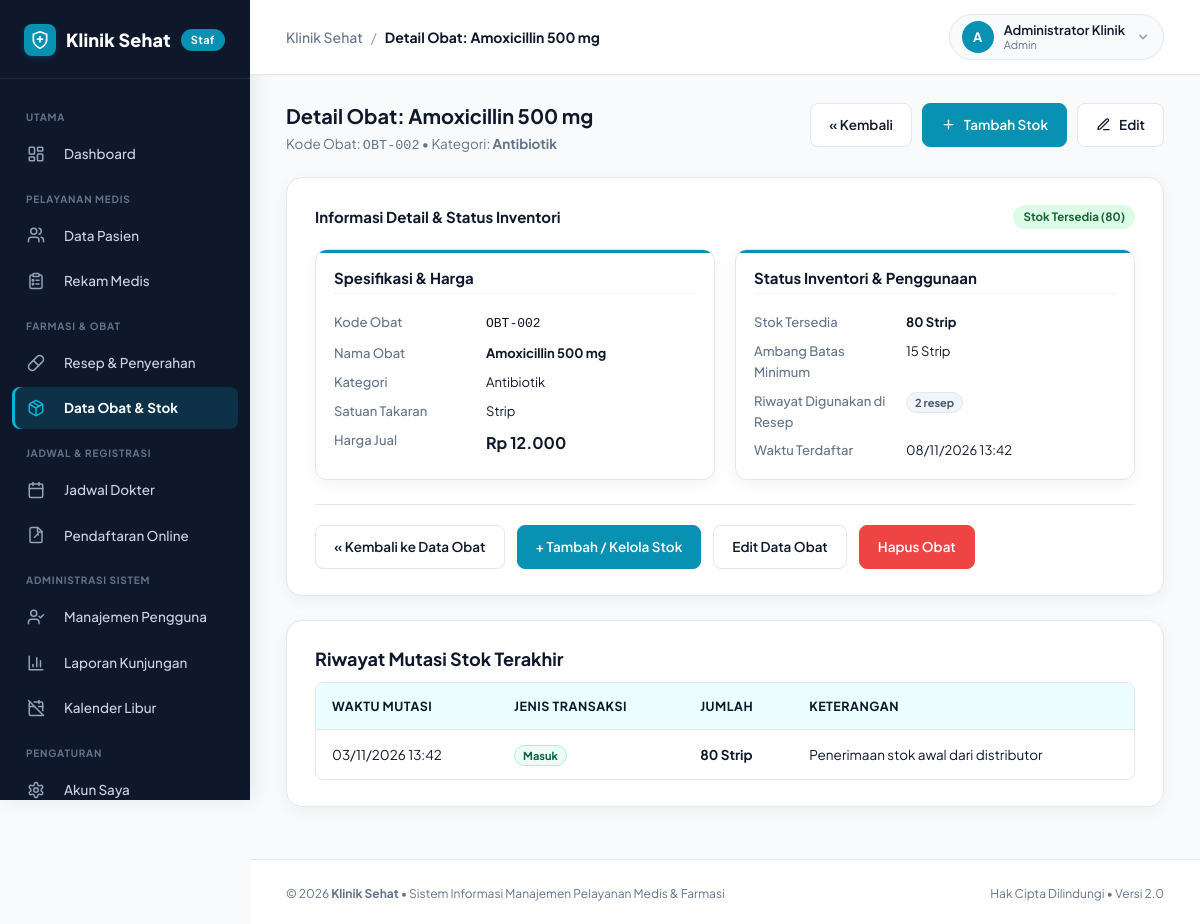
Screenshot of /index.php?url=obat/show/2 (signed in) with the database file from the repository.
### tables this page shows
CREATE TABLE users (
    id_user INT AUTO_INCREMENT PRIMARY KEY,
    nama VARCHAR(100) NOT NULL,
    username VARCHAR(50) NOT NULL UNIQUE,
    password VARCHAR(255) NOT NULL,
    role ENUM('admin', 'resepsionis', 'dokter', 'apoteker') NOT NULL DEFAULT 'admin',
    is_active TINYINT(1) NOT NULL DEFAULT 1,
    aktif_mulai DATE NOT NULL,
    aktif_sampai DATE NOT NULL,
    created_at TIMESTAMP DEFAULT CURRENT_TIMESTAMP
);

CREATE TABLE obat (
    id_obat INT AUTO_INCREMENT PRIMARY KEY,
    kode_obat VARCHAR(30) NOT NULL UNIQUE,
    nama_obat VARCHAR(100) NOT NULL,
    kategori VARCHAR(100),
    satuan VARCHAR(30) NOT NULL,
    harga DECIMAL(12,2) NOT NULL DEFAULT 0,
    stok INT NOT NULL DEFAULT 0,
    stok_minimum INT NOT NULL DEFAULT 10,
    created_at TIMESTAMP DEFAULT CURRENT_TIMESTAMP
);

CREATE TABLE transaksi_stok (
    id_transaksi INT AUTO_INCREMENT PRIMARY KEY,
    id_obat INT NOT NULL,
    jenis ENUM('Masuk', 'Keluar', 'Penyesuaian') NOT NULL,
    jumlah INT NOT NULL,
    keterangan VARCHAR(255),
    tanggal_transaksi TIMESTAMP DEFAULT CURRENT_TIMESTAMP,
    FOREIGN KEY (id_obat)
        REFERENCES obat(id_obat)
);

### views/obat/show.php (the view, shortened to what the rows shown need)
<?php require __DIR__ . '/../layouts/header.php'; ?>
<div class="page-header">
    <div class="page-header-text">
        <h2>Detail Obat: <?= e($item['nama_obat']) ?></h2>
        <p class="muted">Kode Obat: <code><?= e($item['kode_obat']) ?></code> &bull; Kategori: <strong><?= e($item['kategori'] ?: 'Umum') ?></strong></p>
    </div>
    <div class="page-header-actions">
        <a class="btn" href="<?= route('obat') ?>">&laquo; Kembali</a>
        <?php if (has_role('admin', 'apoteker')): ?>
            <a class="btn btn-primary" href="<?= route('obat/stok/' . (int) $item['id_obat']) ?>">
                <?= icon('plus', '', 15) ?> Tambah Stok
            </a>
            <a class="btn" href="<?= route('obat/edit/' . (int) $item['id_obat']) ?>">
                <?= icon('edit-3', '', 15) ?> Edit
            </a>
        <?php endif; ?>
    </div>
</div>
<div class="panel">
    <div class="toolbar" style="margin-bottom: 20px;">
        <div>
            <h3 style="margin: 0;">Informasi Detail &amp; Status Inventori</h3>
        </div>
        <div>
            <?php
            $stok = (int) $item['stok'];
            $min = (int) $item['stok_minimum'];
            if ($stok <= 0) {
                $statusBadge = '<span class="status status-batal">Stok Habis (0)</span>';
            } elseif ($stok <= $min) {
                $statusBadge = '<span class="status status-menunggu">Stok Menipis (' . $stok . ')</span>';
            } else {
                $statusBadge = '<span class="status status-selesai">Stok Tersedia (' . $stok . ')</span>';
            }
            echo $statusBadge;
            ?>
        </div>
    </div>
    <div class="info-grid-2col">
        <div class="card detail-card">
            <h3 class="card-section-title">Spesifikasi &amp; Harga</h3>
            <dl class="detail-list">
                <dt>Kode Obat</dt>
                <dd><code><?= e($item['kode_obat']) ?></code></dd>
                <dt>Nama Obat</dt>
                <dd><strong><?= e($item['nama_obat']) ?></strong></dd>
                <dt>Kategori</dt>
                <dd><?= e($item['kategori'] ?: '-') ?></dd>
                <dt>Satuan Takaran</dt>
                <dd><?= e($item['satuan']) ?></dd>
                <dt>Harga Jual</dt>
                <dd><strong style="color: var(--primary); font-size: 16px;"><?= rupiah($item['harga']) ?></strong></dd>
            </dl>
        </div>
        <div class="card detail-card">
            <h3 class="card-section-title">Status Inventori &amp; Penggunaan</h3>
            <dl class="detail-list">
                <dt>Stok Tersedia</dt>
                <dd><strong><?= (int) $item['stok'] ?> <?= e($item['satuan']) ?></strong></dd>
                <dt>Ambang Batas Minimum</dt>
                <dd><?= (int) $item['stok_minimum'] ?> <?= e($item['satuan']) ?></dd>
                <dt>Riwayat Digunakan di Resep</dt>
                <dd><span class="badge badge-light"><?= (int) $jumlahResep ?> resep</span></dd>
                <dt>Waktu Terdaftar</dt>
                <dd><?= e(date('d/m/Y H:i', strtotime($item['created_at'] ?? 'now'))) ?></dd>
            </dl>
        </div>
    </div>
    <div class="form-actions" style="margin-top: 24px;">
        <a class="btn" href="<?= route('obat') ?>">&laquo; Kembali ke Data Obat</a>
        <?php if (has_role('admin', 'apoteker')): ?>
            <a class="btn btn-primary" href="<?= route('obat/stok/' . (int) $item['id_obat']) ?>">+ Tambah / Kelola Stok</a>
            <a class="btn" href="<?= route('obat/edit/' . (int) $item['id_obat']) ?>">Edit Data Obat</a>
        <?php endif; ?>
        <?php if (has_role('admin')): ?>
            <form method="post" action="<?= route('obat/delete/' . (int) $item['id_obat']) ?>" class="inline"
                  data-confirm="Hapus obat '<?= e($item['nama_obat']) ?>'? Tindakan ini tidak dapat dibatalkan jika obat belum pernah dipakai di resep.">
                <button type="submit" class="btn btn-danger">Hapus Obat</button>
            </form>
        <?php endif; ?>
    </div>
</div>
<div class="panel">
    <h2>Riwayat Mutasi Stok Terakhir</h2>
    <div class="table-wrap">
        <table>
            <thead>
                <tr>
                    <th>Waktu Mutasi</th>
                    <th>Jenis Transaksi</th>
                    <th>Jumlah</th>
                    <th>Keterangan</th>
                </tr>
            </thead>
            <tbody>
            <?php foreach ($riwayat as $t): ?>
                <tr>
                    <td><?= e(date('d/m/Y H:i', strtotime($t['tanggal_transaksi']))) ?></td>
                    <td>
                        <span class="badge <?= $t['jenis'] === 'Masuk' ? 'badge-success' : ($t['jenis'] === 'Keluar' ? 'badge-danger' : 'badge-light') ?>">
                            <?= e($t['jenis']) ?>
                        </span>
                    </td>
                    <td><strong><?= (int) $t['jumlah'] ?> <?= e($item['satuan']) ?></strong></td>
                    <td><?= e($t['keterangan'] ?: '-') ?></td>
                </tr>
            <?php endforeach; ?>
            </tbody>
        </table>
    </div>
</div>
<?php require __DIR__ . '/../layouts/footer.php'; ?>

### views/layouts/header.php (shortened to what the rows shown need)
<?php
$user = current_user();
$rawUrl = trim($_GET['url'] ?? 'dashboard', '/');
$urlSegments = explode('/', $rawUrl);
$activePage = $urlSegments[0] ?? 'dashboard';
?>
<!DOCTYPE html>
<html lang="id">
<head>
    <link rel="stylesheet" href="<?= asset('css/style.css') ?>">
</head>
<body>
<div class="layout">
    <aside class="sidebar" id="sidebar">
        <div class="brand">
            <a href="<?= route('dashboard') ?>" class="brand-link">
                <span class="brand-badge-icon"><?= icon('shield-plus', '', 20) ?></span>
                <span class="brand-title">Klinik Sehat</span>
                <span class="brand-ribbon">Staf</span>
            </a>
        </div>
        <nav>
            <div class="nav-section-label">UTAMA</div>
            <a href="<?= route('dashboard') ?>" class="<?= $activePage === 'dashboard' ? 'active' : '' ?>" <?= $activePage === 'dashboard' ? 'aria-current="page"' : '' ?>>
                <span class="nav-icon"><?= icon('layout-dashboard') ?></span> Dashboard
            </a>
            <?php if (has_role('admin', 'dokter', 'resepsionis')): ?>
                <div class="nav-section-label">PELAYANAN MEDIS</div>
                <a href="<?= route('pasien') ?>" class="<?= $activePage === 'pasien' ? 'active' : '' ?>" <?= $activePage === 'pasien' ? 'aria-current="page"' : '' ?>>
                    <span class="nav-icon"><?= icon('users') ?></span> Data Pasien
                </a>
            <?php endif; ?>
            <?php if (has_role('admin', 'dokter')): ?>
                <a href="<?= route('rekam_medis') ?>" class="<?= $activePage === 'rekam_medis' ? 'active' : '' ?>" <?= $activePage === 'rekam_medis' ? 'aria-current="page"' : '' ?>>
                    <span class="nav-icon"><?= icon('clipboard-list') ?></span> Rekam Medis
                </a>
            <?php endif; ?>
            <?php if (has_role('admin', 'dokter', 'apoteker')): ?>
                <div class="nav-section-label">FARMASI &amp; OBAT</div>
                <a href="<?= route('resep') ?>" class="<?= $activePage === 'resep' ? 'active' : '' ?>" <?= $activePage === 'resep' ? 'aria-current="page"' : '' ?>>
                    <span class="nav-icon"><?= icon('pill') ?></span> Resep &amp; Penyerahan
                </a>
                <a href="<?= route('obat') ?>" class="<?= $activePage === 'obat' ? 'active' : '' ?>" <?= $activePage === 'obat' ? 'aria-current="page"' : '' ?>>
                    <span class="nav-icon"><?= icon('package') ?></span> Data Obat &amp; Stok
                </a>
            <?php endif; ?>
            <?php if (has_role('admin', 'dokter', 'resepsionis')): ?>
                <div class="nav-section-label">JADWAL &amp; REGISTRASI</div>
                <a href="<?= route('jadwal') ?>" class="<?= $activePage === 'jadwal' ? 'active' : '' ?>" <?= $activePage === 'jadwal' ? 'aria-current="page"' : '' ?>>
                    <span class="nav-icon"><?= icon('calendar') ?></span> Jadwal Dokter
                </a>
            <?php endif; ?>
            <?php if (has_role('admin', 'resepsionis')): ?>
                <a href="<?= route('pendaftaran/verifikasi') ?>" class="<?= $activePage === 'pendaftaran' ? 'active' : '' ?>" <?= $activePage === 'pendaftaran' ? 'aria-current="page"' : '' ?>>
                    <span class="nav-icon"><?= icon('file-signature') ?></span> Pendaftaran Online
                </a>
            <?php endif; ?>
            <?php if (has_role('admin')): ?>
                <div class="nav-section-label">ADMINISTRASI SISTEM</div>
                <a href="<?= route('pengguna') ?>" class="<?= $activePage === 'pengguna' ? 'active' : '' ?>" <?= $activePage === 'pengguna' ? 'aria-current="page"' : '' ?>>
                    <span class="nav-icon"><?= icon('user-check') ?></span> Manajemen Pengguna
                </a>
                <a href="<?= route('laporan') ?>" class="<?= $activePage === 'laporan' ? 'active' : '' ?>" <?= $activePage === 'laporan' ? 'aria-current="page"' : '' ?>>
                    <span class="nav-icon"><?= icon('bar-chart-3') ?></span> Laporan Kunjungan
                </a>
                <a href="<?= route('hari_libur') ?>" class="<?= $activePage === 'hari_libur' ? 'active' : '' ?>" <?= $activePage === 'hari_libur' ? 'aria-current="page"' : '' ?>>
                    <span class="nav-icon"><?= icon('calendar-off') ?></span> Kalender Libur
                </a>
            <?php endif; ?>
            <div class="nav-section-label">PENGATURAN</div>
            <a href="<?= route('akun') ?>" class="<?= $activePage === 'akun' ? 'active' : '' ?>" <?= $activePage === 'akun' ? 'aria-current="page"' : '' ?>>
                <span class="nav-icon"><?= icon('settings') ?></span> Akun Saya
            </a>
        </nav>
    </aside>
    <div class="main-wrapper">
        <header class="top-navbar">
            <div class="top-nav-left">
                <div class="breadcrumb-trail">
                    <span class="breadcrumb-app">Klinik Sehat</span>
                    <span class="breadcrumb-separator">/</span>
                    <span class="breadcrumb-current"><?= e($title ?? 'Dashboard') ?></span>
                </div>
            </div>
            <div class="top-nav-right">
                <div class="user-profile-menu">
                    <button type="button" class="profile-trigger-btn" id="user-menu-btn" aria-expanded="false" aria-haspopup="true">
                        <span class="avatar-circle"><?= strtoupper(substr($user['nama'], 0, 1)) ?></span>
                        <div class="user-meta">
                            <span class="user-display-name"><?= e($user['nama']) ?></span>
                            <span class="user-display-role"><?= e(ucfirst($user['role'])) ?></span>
                        </div>
                        <svg class="dropdown-chevron" width="16" height="16" fill="currentColor" viewBox="0 0 20 20">
                            <path fill-rule="evenodd" d="M5.293 7.293a1 1 0 011.414 0L10 10.586l3.293-3.293a1 1 0 111.414 1.414l-4 4a1 1 0 01-1.414 0l-4-4a1 1 0 010-1.414z" clip-rule="evenodd"/>
                        </svg>
                    </button>
                </div>
            </div>
        </header>
        <main class="content-body">

### rows the page displays
users: nama "A", nama "Administrator Klinik", role "Admin"
obat: nama_obat "Amoxicillin 500 mg", kode_obat "OBT-002", kategori "Antibiotik", stok "80", satuan "Strip", harga "Rp 12.000", stok_minimum "15", created_at "08/11/2026 13:42"
transaksi_stok: tanggal_transaksi "03/11/2026 13:42", jenis "Masuk", jumlah "80", id_obat.satuan "Strip", keterangan "Penerimaan stok awal dari distributor"

### other values shown
$title "Detail Obat: Amoxicillin 500 mg"
$jumlahResep "2"
